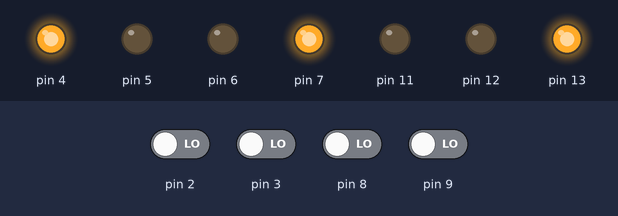
Recording of a sketch running on a simulated Arduino Uno, built with avr-gcc and run on an emulated ATmega328P. Parts: output pins drawn as LEDs (lit = HIGH). The inputs (shaded band) are chosen by the test bench; at power-on: pin 2, pin 3, pin 8, pin 9 LOW.

Above: at 1.2 s.
1.3 s: pin 2 driven HIGH
At 2.0 s:
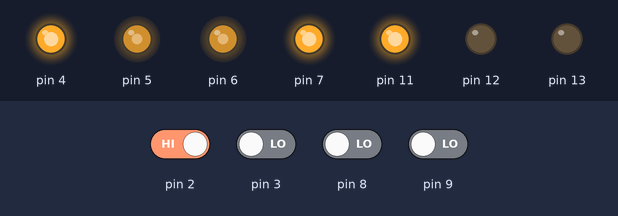
2.8 s: pin 2 driven LOW and pin 3 driven HIGH
At 3.1 s:
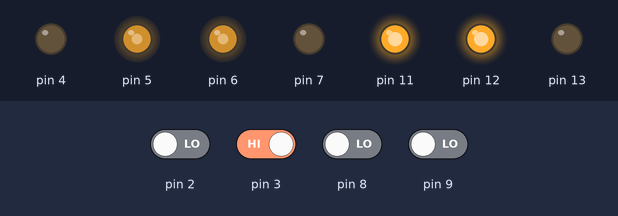
4.3 s: pin 2 driven HIGH
At 5.5 s:
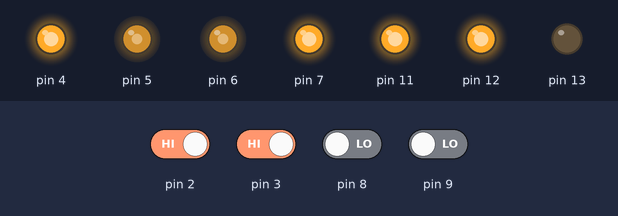
5.8 s: pin 2 driven LOW
At 6.6 s:
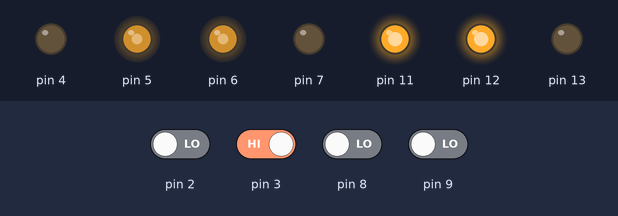
7.3 s: pin 3 driven LOW
At 7.8 s:
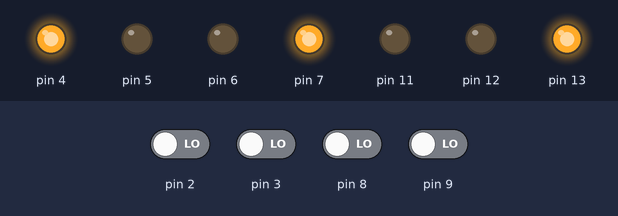
8.8 s: pin 8 driven HIGH
At 10.1 s:
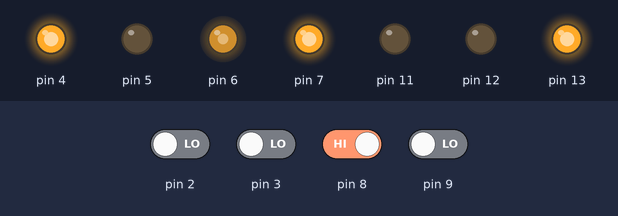
Timing chart, 0 to 11.3 s (numbered marks = the images above; inputs shaded):
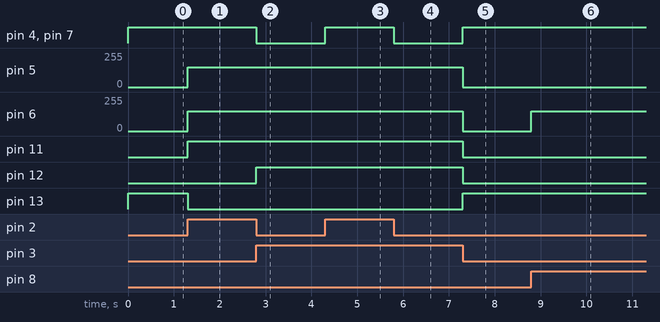

The sketch:

hjduino_34.ino
```cpp
void goAhead() {
  analogWrite(5,150);
  digitalWrite(7,HIGH);
  analogWrite(6,150);
  digitalWrite(4,HIGH);
}

void Left() {
  analogWrite(5,0);
  digitalWrite(7,HIGH);
  analogWrite(6,150);
  digitalWrite(4,HIGH);
}

void stop() {
  analogWrite(5,0);
  digitalWrite(7,HIGH);
  analogWrite(6,0);
  digitalWrite(4,HIGH);
}

void goBack() {
  analogWrite(5,150);
  digitalWrite(7,LOW);
  analogWrite(6,150);
  digitalWrite(4,LOW);
}

void Right() {
  analogWrite(5,150);
  digitalWrite(7,HIGH);
  analogWrite(6,0);
  digitalWrite(4,HIGH);
}

void setup(){
  pinMode(7, OUTPUT);
  pinMode(4, OUTPUT);
  pinMode(2, INPUT);
  pinMode(11, OUTPUT);
  pinMode(13, OUTPUT);
  pinMode(3, INPUT);
  pinMode(12, OUTPUT);
  pinMode(8, INPUT);
  pinMode(9, INPUT);
}

void loop(){
  if (digitalRead(2)) {
    goAhead();
    digitalWrite(11,HIGH);
    digitalWrite(13,LOW);

  } else if (digitalRead(3)) {
    goBack();
    digitalWrite(12,HIGH);
    digitalWrite(13,LOW);
  } else if (digitalRead(8)) {
    Left();
  } else if (digitalRead(9)) {
    Right();
  } else {
    stop();
    digitalWrite(11,LOW);
    digitalWrite(12,LOW);
    digitalWrite(13,HIGH);

  }

}
```

Measured:
- after the input at 1.3 s, pin 5, pin 6: 0/255 → 150/255 at once; pin 11: LOW → HIGH at once; pin 13: HIGH → LOW at once
- after the input at 2.8 s, pin 4, pin 7: HIGH → LOW at once; pin 12: LOW → HIGH at once
- after the input at 4.3 s, pin 4, pin 7: LOW → HIGH at once
- after the input at 5.8 s, pin 4, pin 7: HIGH → LOW at once
- after the input at 7.3 s, pin 4, pin 7, pin 13: LOW → HIGH at once; pin 5, pin 6: 150/255 → 0/255 at once; pin 11, pin 12: HIGH → LOW at once
- after the input at 8.8 s, pin 6: 0/255 → 150/255 at once
